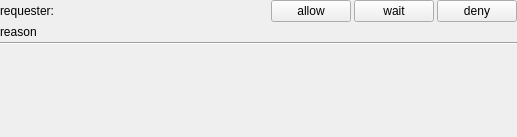
<?xml version="1.0" encoding="UTF-8"?>
<ui version="4.0">
 <class>Form</class>
 <widget class="QWidget" name="Form">
  <property name="geometry">
   <rect>
    <x>0</x>
    <y>0</y>
    <width>517</width>
    <height>137</height>
   </rect>
  </property>
  <property name="windowTitle">
   <string>Form</string>
  </property>
  <layout class="QVBoxLayout" name="verticalLayout">
   <property name="spacing">
    <number>3</number>
   </property>
   <property name="margin">
    <number>0</number>
   </property>
   <item>
    <widget class="QFrame" name="frame">
     <property name="sizePolicy">
      <sizepolicy hsizetype="Preferred" vsizetype="Fixed">
       <horstretch>0</horstretch>
       <verstretch>0</verstretch>
      </sizepolicy>
     </property>
     <property name="frameShape">
      <enum>QFrame::NoFrame</enum>
     </property>
     <property name="frameShadow">
      <enum>QFrame::Plain</enum>
     </property>
     <layout class="QHBoxLayout" name="horizontalLayout">
      <property name="spacing">
       <number>3</number>
      </property>
      <property name="margin">
       <number>0</number>
      </property>
      <item>
       <widget class="QLabel" name="label_requester">
        <property name="sizePolicy">
         <sizepolicy hsizetype="Expanding" vsizetype="Preferred">
          <horstretch>0</horstretch>
          <verstretch>0</verstretch>
         </sizepolicy>
        </property>
        <property name="text">
         <string>requester:</string>
        </property>
       </widget>
      </item>
      <item>
       <widget class="QPushButton" name="button_allow">
        <property name="sizePolicy">
         <sizepolicy hsizetype="Fixed" vsizetype="Fixed">
          <horstretch>0</horstretch>
          <verstretch>0</verstretch>
         </sizepolicy>
        </property>
        <property name="maximumSize">
         <size>
          <width>16777215</width>
          <height>25</height>
         </size>
        </property>
        <property name="focusPolicy">
         <enum>Qt::NoFocus</enum>
        </property>
        <property name="text">
         <string>allow</string>
        </property>
        <property name="checkable">
         <bool>true</bool>
        </property>
       </widget>
      </item>
      <item>
       <widget class="QPushButton" name="button_wait">
        <property name="sizePolicy">
         <sizepolicy hsizetype="Fixed" vsizetype="Fixed">
          <horstretch>0</horstretch>
          <verstretch>0</verstretch>
         </sizepolicy>
        </property>
        <property name="maximumSize">
         <size>
          <width>16777215</width>
          <height>25</height>
         </size>
        </property>
        <property name="focusPolicy">
         <enum>Qt::NoFocus</enum>
        </property>
        <property name="text">
         <string>wait</string>
        </property>
        <property name="checkable">
         <bool>true</bool>
        </property>
       </widget>
      </item>
      <item>
       <widget class="QPushButton" name="button_deny">
        <property name="sizePolicy">
         <sizepolicy hsizetype="Fixed" vsizetype="Fixed">
          <horstretch>0</horstretch>
          <verstretch>0</verstretch>
         </sizepolicy>
        </property>
        <property name="maximumSize">
         <size>
          <width>16777215</width>
          <height>25</height>
         </size>
        </property>
        <property name="focusPolicy">
         <enum>Qt::NoFocus</enum>
        </property>
        <property name="text">
         <string>deny</string>
        </property>
        <property name="checkable">
         <bool>true</bool>
        </property>
       </widget>
      </item>
     </layout>
    </widget>
   </item>
   <item>
    <widget class="QLabel" name="label_reason">
     <property name="text">
      <string>reason</string>
     </property>
     <property name="alignment">
      <set>Qt::AlignLeading|Qt::AlignLeft|Qt::AlignTop</set>
     </property>
     <property name="wordWrap">
      <bool>true</bool>
     </property>
    </widget>
   </item>
   <item>
    <widget class="Line" name="line">
     <property name="orientation">
      <enum>Qt::Horizontal</enum>
     </property>
    </widget>
   </item>
   <item>
    <spacer name="verticalSpacer">
     <property name="orientation">
      <enum>Qt::Vertical</enum>
     </property>
     <property name="sizeHint" stdset="0">
      <size>
       <width>20</width>
       <height>40</height>
      </size>
     </property>
    </spacer>
   </item>
  </layout>
 </widget>
 <resources/>
 <connections/>
</ui>
